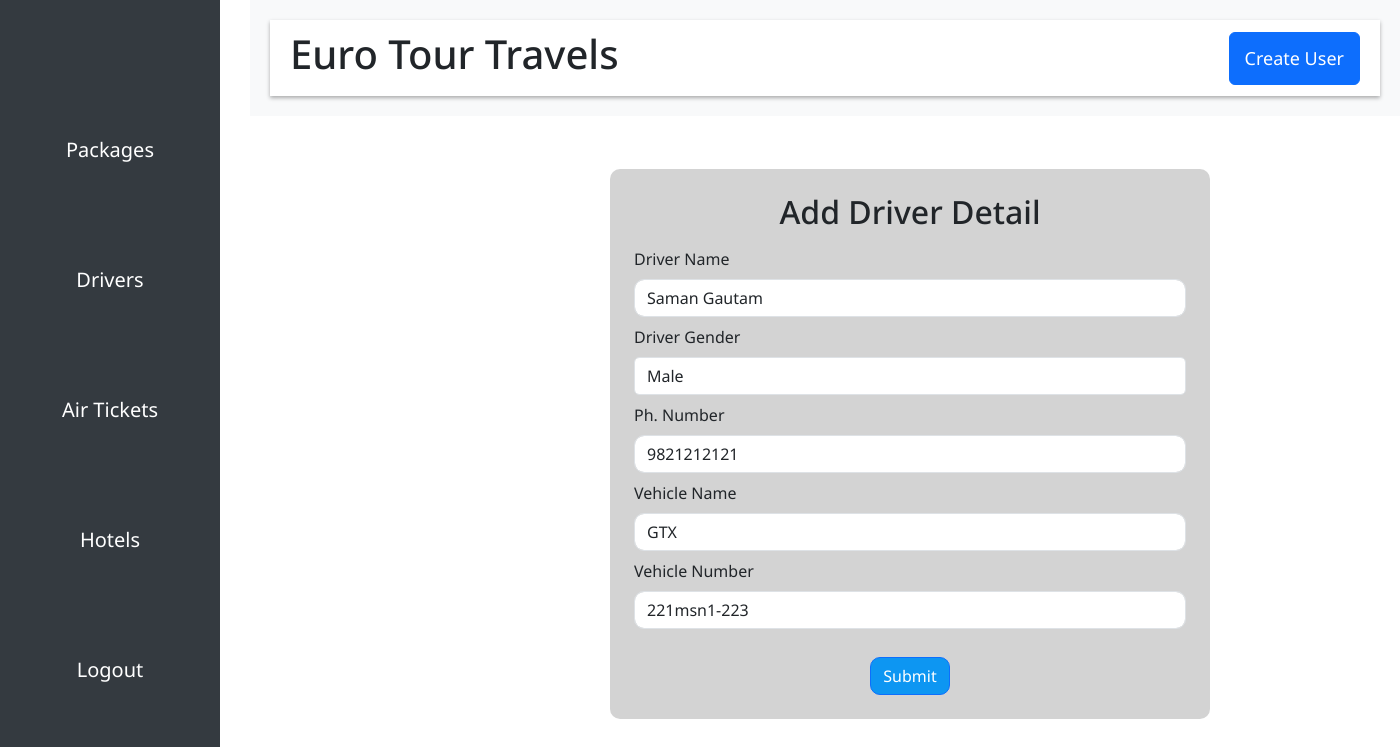
Screenshot of /driver/update/8/ (signed in) with the database file from the repository.
### core/models.py (models this page shows, shortened)
class Driver(models.Model):
    gender_choices = (
        ('Male', 'Male'),
        ('Female', 'Female'),
        ('Others', 'Others')
    )
    driverId = models.AutoField(primary_key=True)
    drivername = models.CharField(max_length=255, verbose_name="Driver Name", null=True, blank=False, default="")
    gender = models.CharField(max_length=20, verbose_name="Gender", null=True, blank=False, default="", choices=gender_choices)
    phone_number = models.CharField(max_length=20, verbose_name="Phone Number", null=True, blank=False, default="")
    vehicle_name = models.CharField(max_length=255, verbose_name="Vehicle Name", null=True, blank=False, default="")
    vehicle_number = models.CharField(max_length=255, verbose_name="Vehicle Number", null=True, blank=False, default="")

### core/views.py (the view)
# urls.py: path("driver/update/<str:driverId>/", updatedriver, name="update-driver"),
@login_required
def updatedriver(request, driverId):
    driver = Driver.objects.get(driverId = driverId)
    context = {
        'driver' : driver
    }
    return render(request, 'admin/form/driverupdate.html', context=context)

### templates/admin/form/driverupdate.html (shortened to what this page needs)
{% extends 'admin/adminbase.html' %}
{% block body %}
  <div class="container d-flex justify-content-center align-items-center" style="height: 82vh; margin-left: 250px;">
    <div class="form-container p-4" style="background-color: #d3d3d3; border-radius: 10px; width: 600px; height: 550px; overflow-y: auto;">
      <h2 class="text-center mb-3">Add Driver Detail</h2>
      <form action="{% url "update-driver-save" driver.driverId %}" method="POST" enctype="multipart/form-data">
        <div class="mb-2">
          <label for="drivername" class="form-label">Driver Name</label>
          <input type="text" class="form-control" name="drivername" placeholder="Driver Name" value="{{driver.drivername}}" required style="border-radius: 10px;" />
        </div>
        <div class="mb-2">
          <label for="gender" class="form-label">Driver Gender</label>
          <select class="form-control" name="driver_gender" required style="border-radius: 5px;">
            <option value="Male" {% if driver.gender == "Male" %}selected{% endif %}>Male</option>
          </select>
        </div>
        <div class="mb-2">
          <label for="number" class="form-label">Ph. Number</label>
          <input type="text" class="form-control" name="number" placeholder="Ph. Number" value="{{driver.phone_number}}" required style="border-radius: 10px;" />
        </div>
        <div class="mb-2">
          <label for="vehiclename" class="form-label">Vehicle Name</label>
          <input type="text" class="form-control" name="vehiclename" placeholder="Vehicle Name" value="{{driver.vehicle_name}}" required style="border-radius: 10px;" />
        </div>
        <div class="mb-2">
          <label for="vehiclenumber" class="form-label">Vehicle Number</label>
          <input type="text" class="form-control" name="vehiclenumber" placeholder="Pra 02 - Bag 047 pa 1234" value="{{driver.vehicle_number}}" required style="border-radius: 10px;" />
        </div>
        <div class="text-center">
          <button type="submit" class="btn btn-primary submit-btn" style="border-radius: 10px; margin-top:20px; background-color: #0D96F2;">Submit</button>
        </div>
      </form>
    </div>
  </div>
{% endblock %}

### templates/admin/adminbase.html (style rules this page uses)
body { font-family: 'Noto Sans', sans-serif; overflow-y: scroll; overflow-x: hidden; }

### rows the page displays
Driver: drivername "Saman Gautam", driver_gender "Male", number "9821212121", vehiclename "GTX", vehiclenumber "221msn1-223"
